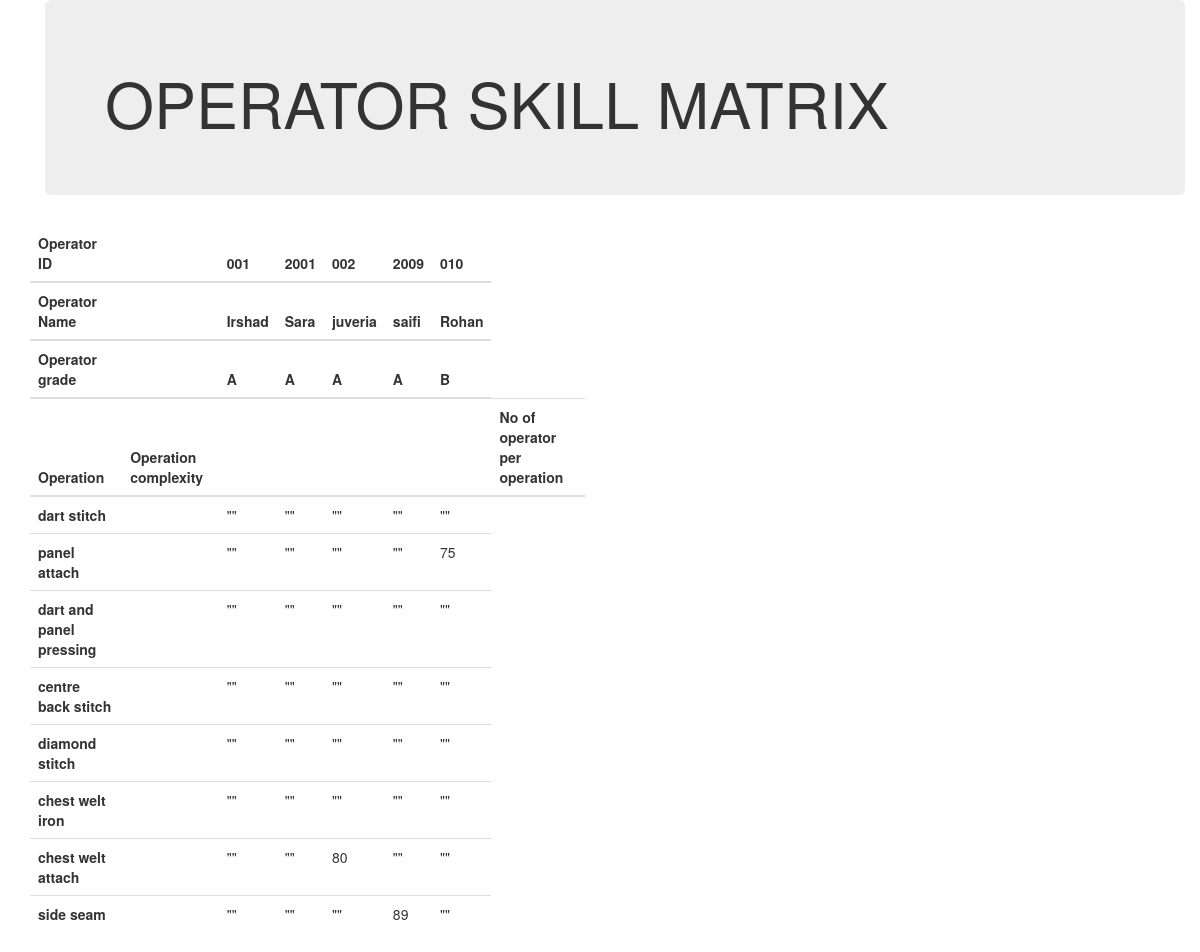
The page /authenticate/operatorskillmatrix on the database as committed earlier.
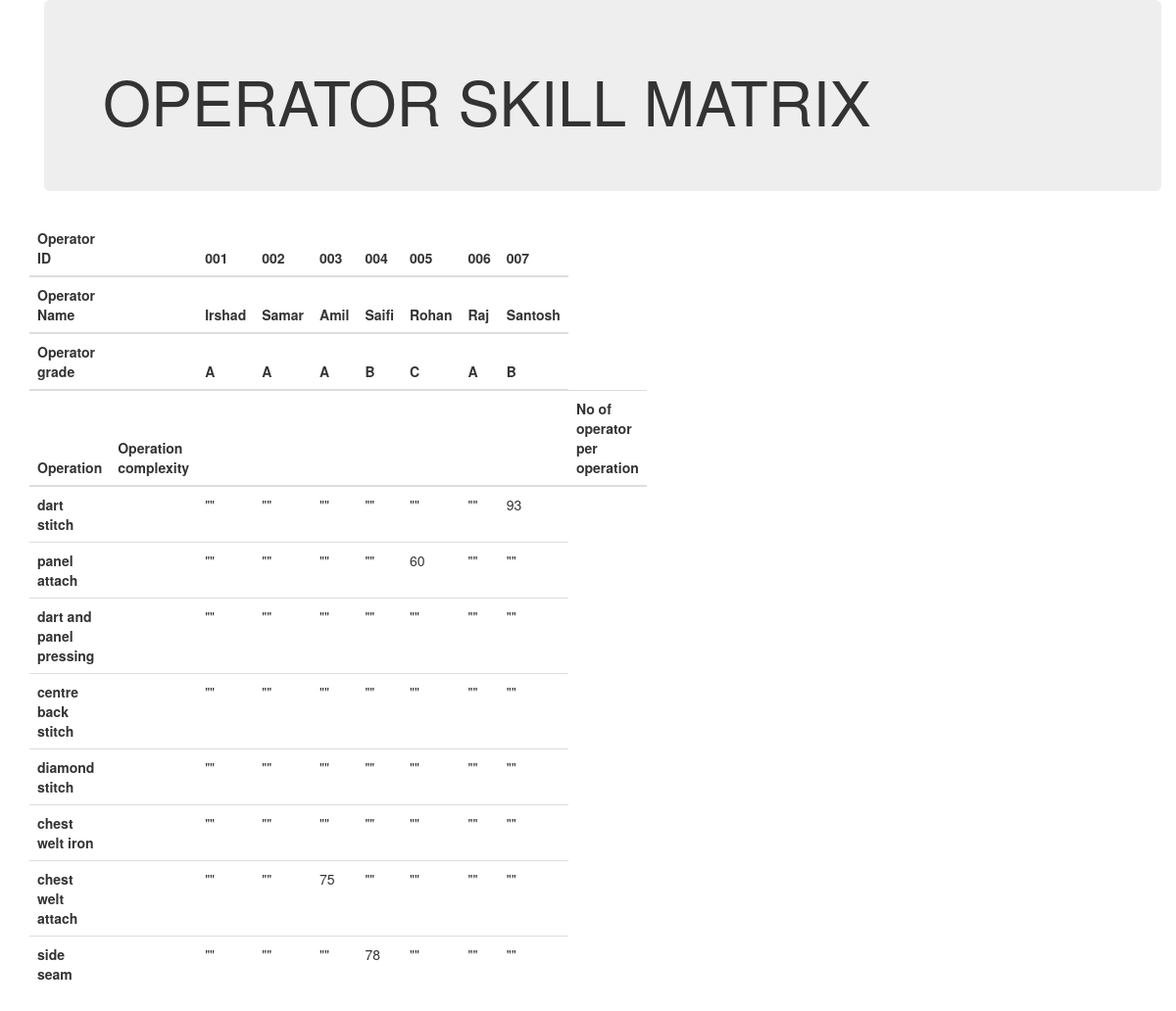
The same page on the database as committed later.
### authenticate/models.py (models this page shows, shortened)
class UserProfileInfo(models.Model):
    operator_name = models.CharField(max_length=50,default='')
    operator_id = models.CharField(max_length=5,default='')
    address=models.CharField(max_length=100,default='')
    product_category=models.CharField(max_length=100,default='')
    product_sub_category=models.CharField(max_length=100,default='')
    operation=models.CharField(max_length=100,default='')
    operation_complexity=models.CharField(max_length=100,default='')
    no_of_operation=models.CharField(max_length=100,default='')
    skill_percentage=models.CharField(max_length=3,default='')
    grade=models.CharField(max_length=1,default='')
    password = models.CharField(max_length=10,default='')

### authenticate/views.py (the view)
# urls.py: url(r'operatorskillmatrix',views.operatorskillmatrix),
def operatorskillmatrix(request):
    context={}
    operator_list=UserProfileInfo.objects.all()
    context['operator_list']=operator_list
    return render(request,'authenticate/operator_skill_matrix.html',context)

### templates/authenticate/operator_skill_matrix.html
{% extends "authenticate/base.html" %}
{% block body_block %}
<div class="container">
  <div class="jumbotron">
    <h1>OPERATOR SKILL MATRIX</h1>
  </div>
</div>
<div class="row">
    <div class="col-md-6">
      <table id="myTable1" class="table">
        <thead>
          <tr>
            <th>Operator ID</th>
            <th> </th>
            {% for operator in operator_list %}
              <th>{{ operator.operator_id }}</th>
            {% endfor %}
          </tr>
        </thead>
        <thead>
          <tr>
            <th>Operator Name</th>
            <th> </th>
            {% for operator in operator_list %}
              <th>{{ operator.operator_name }}</th>
            {% endfor %}
          </tr>
        </thead>
        <thead>
          <tr>
            <th>Operator grade</th>
            <th> </th>
            {% for operator in operator_list %}
              <th>{{ operator.grade }}</th>
            {% endfor %}
          </tr>
        </thead>
        <thead>
          <tr>
            <th>Operation</th>
            <th>Operation complexity</th>
            {% for operator in operator_list %}
              <th> </th>
            {% endfor %}
            <th>No of operator per operation</th>
          </tr>
        </thead>
        <tbody>
            <tr>
              <th>dart stitch</th>
              <td> </td>
              {% for operator in operator_list %}
                <td>
                  {% if operator.operation == 'dart stitch' %}
                    {{operator.skill_percentage}}
                  {% else %}
                    ""
                  {% endif %}
                </td>
              {% endfor %}
            </tr>
            <tr>
              <th>panel attach</th>
              <td> </td>
              {% for operator in operator_list %}
                <td>
                  {% if operator.operation == 'panel attach' %}
                    {{operator.skill_percentage}}
                  {% else %}
                    ""
                  {% endif %}
                </td>
              {% endfor %}
            </tr>
            <tr>
              <th>dart and panel pressing</th>
              <td> </td>
              {% for operator in operator_list %}
                <td>
                  {% if operator.operation == 'dart and panel pressing' %}
                    {{operator.skill_percentage}}
                  {% else %}
                    ""
                  {% endif %}
                </td>
              {% endfor %}
            </tr>
            <tr>
              <th>centre back stitch</th>
              <td> </td>
              {% for operator in operator_list %}
                <td>
                  {% if operator.operation == 'centre back stitch' %}
                    {{operator.skill_percentage}}
                  {% else %}
                    ""
                  {% endif %}
                </td>
              {% endfor %}
            </tr>
            <tr>
              <th>diamond stitch</th>
              <td> </td>
              {% for operator in operator_list %}
                <td>
                  {% if operator.operation == 'diamond stitch' %}
                    {{operator.skill_percentage}}
                  {% else %}
                    ""
                  {% endif %}
                </td>
              {% endfor %}
            </tr>
            <tr>
              <th>chest welt iron</th>
              <td> </td>
              {% for operator in operator_list %}
                <td>
                  {% if operator.operation == 'chest welt iron' %}
                    {{operator.skill_percentage}}
                  {% else %}
                    ""
                  {% endif %}
                </td>
              {% endfor %}
            </tr>
            <tr>
              <th>chest welt attach</th>
              <td> </td>
              {% for operator in operator_list %}
                <td>
                  {% if operator.operation == 'chest welt attach' %}
                    {{operator.skill_percentage}}
                  {% else %}
                    ""
                  {% endif %}
                </td>
              {% endfor %}
            </tr>
            <tr>
              <th>side seam</th>
              <td> </td>
              {% for operator in operator_list %}
                <td>
                  {% if operator.operation == 'side seam' %}
                    {{operator.skill_percentage}}
                  {% else %}
                    ""
                  {% endif %}
                </td>
              {% endfor %}
            </tr>
        </tbody>
      </table>
    </div>
</div>
{% endblock %}

### templates/authenticate/base.html (shortened to what this page needs)
<!DOCTYPE html>
<html>
  <head>
    {% load static %}
    <link rel="stylesheet" href="https://maxcdn.bootstrapcdn.com/bootstrap/3.3.7/css/bootstrap.min.css">
    <link rel="stylesheet" href={% static 'style.css' %}>
</head>
  <body>
    <div class="container">
    {% block body_block %}
    {% endblock %}
    </div>
  </body>
</html>

Rows that differ between the two databases and show on the page:
changed UserProfileInfo: operator_id "2001" → "002"; operator_name "Sara" → "Samar"
changed UserProfileInfo: operator_id "002" → "003"; operator_name "juveria" → "Amil"; skill_percentage "80" → "75"
changed UserProfileInfo: operator_id "2009" → "004"; operator_name "saifi" → "Saifi"; grade "A" → "B"; skill_percentage "89" → "78"
changed UserProfileInfo "Rohan": operator_id "010" → "005"; grade "B" → "C"; skill_percentage "75" → "60"
added UserProfileInfo: operator_id "006", operator_name "Raj", grade "A"
added UserProfileInfo: operator_id "007", operator_name "Santosh", grade "B", skill_percentage "93"
